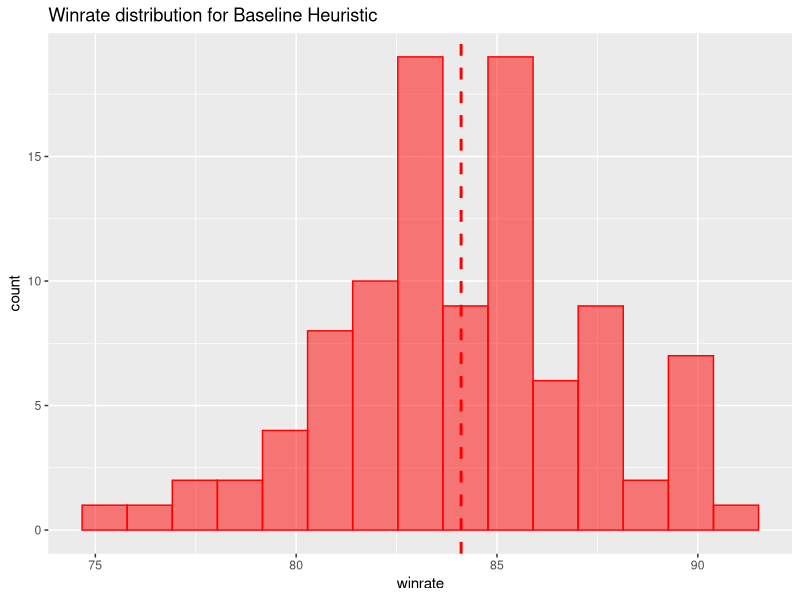
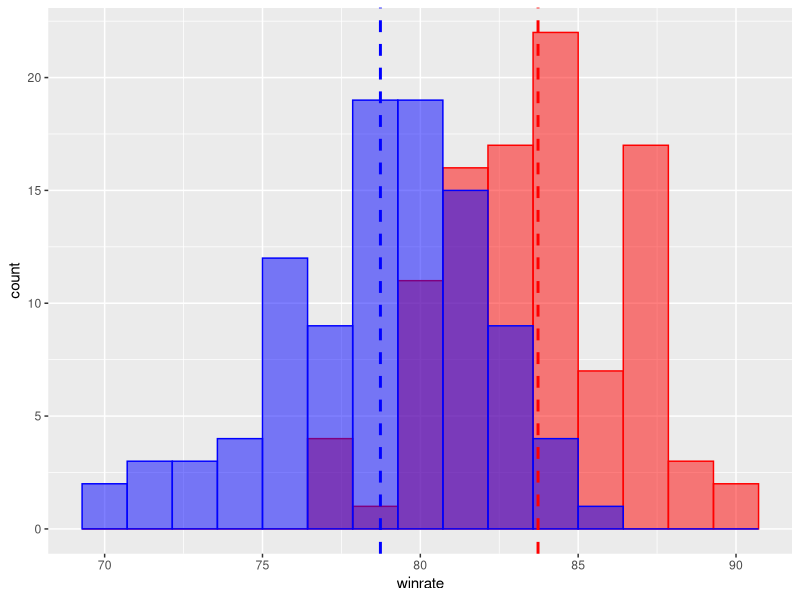
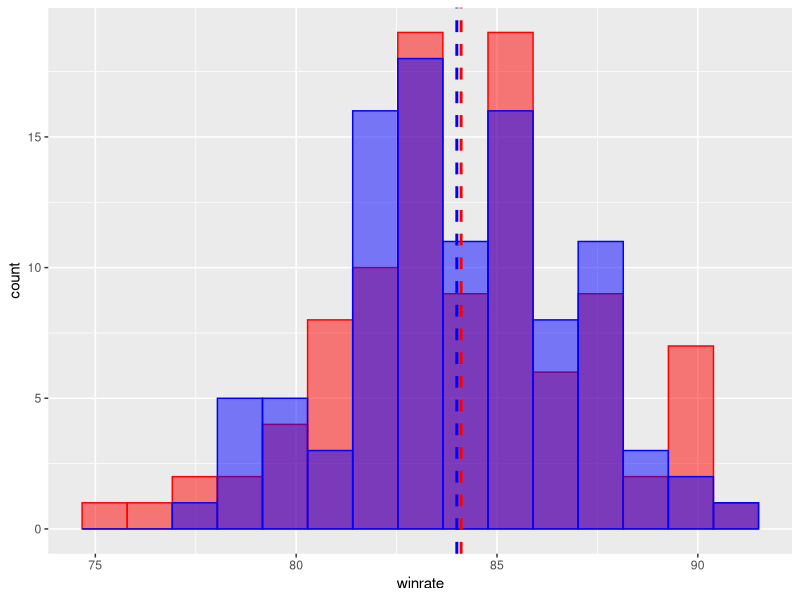
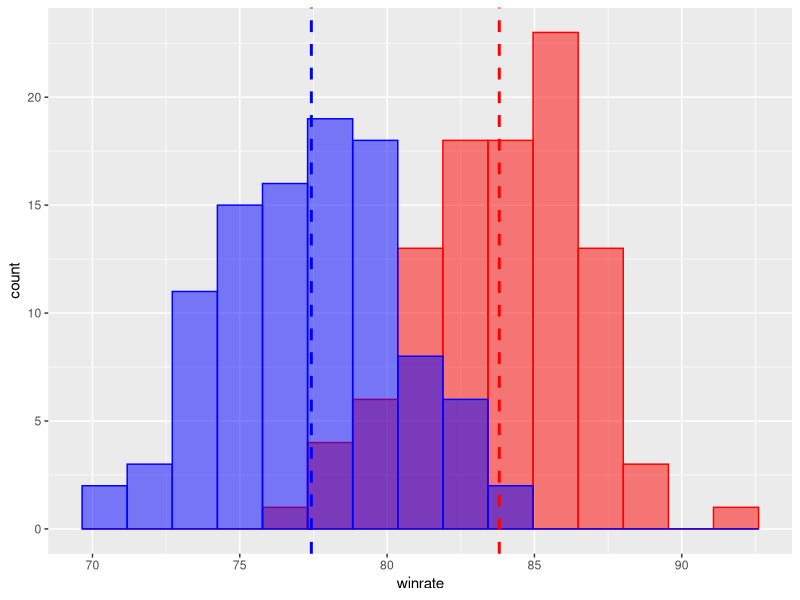

Generate these figures, in order, with R:
## ---- chunk 1
knitr::opts_chunk$set(echo = TRUE)
library(ggplot2)
## ---- chunk 2
# Heuristic A: moves(player)
cnames = c('Winrate.Baseline', 'Winrate.HeuristicA')
tournament1 <- read.table('./tournament1.txt', header = F, col.names = cnames)

# Heuristic B: moves(player) - moves(another_plauer)
cnames = c('Winrate.Baseline', 'Winrate.HeuristicB')
tournament  <- read.table('./tournament.txt',  header = F, col.names = cnames)

# Heuristic C: moves(player) - 5 * moves(another_plauer)
cnames = c('Winrate.Baseline', 'Winrate.HeuristicC')
tournament2 <- read.table('./tournament2.txt', header = F, col.names = cnames)
## ---- chunk 3
ggplot(
  tournament, aes(x=Winrate.Baseline)
) + geom_histogram(
  bins=15, fill = rgb(1,0,0,0.5), col = 'red'
) + geom_vline(
  aes(xintercept=mean(Winrate.Baseline)), 
  color="red", 
  linetype="dashed", 
  size=1
) + ggtitle(
  'Winrate distribution for Baseline Heuristic'
) + xlab('winrate')
## ---- chunk 4
tournament_data <- rbind(
  data.frame(heuristic = 'baseline',   winrate = tournament1$Winrate.Baseline),
  data.frame(heuristic = 'heuristicB', winrate = tournament1$Winrate.HeuristicA)
)

ggplot(
  tournament_data, aes(x=winrate)
) + geom_histogram(
  data = subset(tournament_data, heuristic == 'baseline'),
  bins=15,
  fill = rgb(1,0,0,0.5),
  col  = 'red'
) + geom_histogram(
  data = subset(tournament_data, heuristic != 'baseline'),
  bins=15,
  fill = rgb(0,0,1,0.5),
  col  = 'blue'
) + geom_vline(
  data = subset(tournament_data, heuristic == 'baseline'),
  aes(xintercept=mean(winrate)), 
  color="red", 
  linetype="dashed", 
  size=1
) + geom_vline(
  data = subset(tournament_data, heuristic != 'baseline'),
  aes(xintercept=mean(winrate)), 
  color="blue", 
  linetype="dashed", 
  size=1
)
## ---- chunk 5
t <- t.test(tournament1$Winrate.Baseline, tournament1$Winrate.HeuristicA)
t$conf.int
t$p.value
## ---- chunk 6
tournament_data <- rbind(
  data.frame(heuristic = 'baseline',   winrate = tournament$Winrate.Baseline),
  data.frame(heuristic = 'heuristicB', winrate = tournament$Winrate.HeuristicB)
)

ggplot(
  tournament_data, aes(x=winrate)
) + geom_histogram(
  data = subset(tournament_data, heuristic == 'baseline'),
  bins=15,
  fill = rgb(1,0,0,0.5),
  col  = 'red'
) + geom_histogram(
  data = subset(tournament_data, heuristic != 'baseline'),
  bins=15,
  fill = rgb(0,0,1,0.5),
  col  = 'blue'
) + geom_vline(
  data = subset(tournament_data, heuristic == 'baseline'),
  aes(xintercept=mean(winrate)), 
  color="red", 
  linetype="dashed", 
  size=1
) + geom_vline(
  data = subset(tournament_data, heuristic != 'baseline'),
  aes(xintercept=mean(winrate)), 
  color="blue", 
  linetype="dashed", 
  size=1
)
## ---- chunk 7
t <- t.test(tournament$Winrate.Baseline, tournament$Winrate.HeuristicB)
t$conf.int
t$p.value
## ---- chunk 8
tournament_data <- rbind(
  data.frame(heuristic = 'baseline',   winrate = tournament2$Winrate.Baseline),
  data.frame(heuristic = 'heuristicB', winrate = tournament2$Winrate.HeuristicC)
)

ggplot(
  tournament_data, aes(x=winrate)
) + geom_histogram(
  data = subset(tournament_data, heuristic == 'baseline'),
  bins=15,
  fill = rgb(1,0,0,0.5),
  col  = 'red'
) + geom_histogram(
  data = subset(tournament_data, heuristic != 'baseline'),
  bins=15,
  fill = rgb(0,0,1,0.5),
  col  = 'blue'
) + geom_vline(
  data = subset(tournament_data, heuristic == 'baseline'),
  aes(xintercept=mean(winrate)), 
  color="red", 
  linetype="dashed", 
  size=1
) + geom_vline(
  data = subset(tournament_data, heuristic != 'baseline'),
  aes(xintercept=mean(winrate)), 
  color="blue", 
  linetype="dashed", 
  size=1
)
## ---- chunk 9
t <- t.test(tournament2$Winrate.Baseline, tournament2$Winrate.HeuristicC)
t$conf.int
t$p.value
